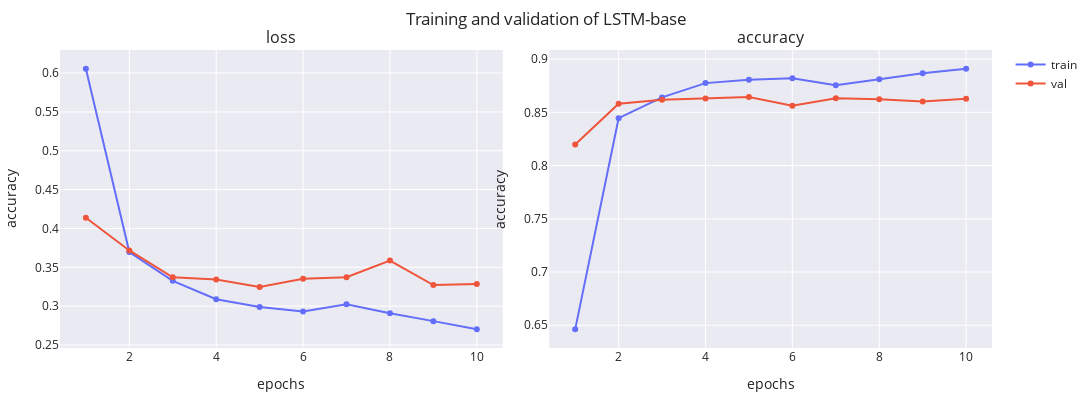

Notebook code cell kept with this figure:
### Markdown cell above
The [simple RNN cell](https://keras.io/api/layers/recurrent_layers/simple_rnn/) with $|\mathcal{V}|=1000$ achieves 83.81% of test accuracy and is capable of learning from 95% of the training data. It can be observed that the vocabulary size plays an important role in the performance of the model: when using a small vocabulary size (e.g. 200) the performance does not reach more than the 80% of the accuracy. By increasing its value up to $|\mathcal{V}| = 1000$ we see five-point improvement in the evaluation set.

Nevertheless it is also observed that this architecture is prone to overfitting when the parameter value increases. This phenomenon is likely due to the increased complexity and dimensionality of the input data, which can challenge the model's ability to generalize effectively.

 In the next cells we maintain $|\mathcal{V}|=1000$ and substitute the simple RNN by two different recurrent cells: the [LSTM](https://keras.io/api/layers/recurrent_layers/lstm/) ([Hochreiter et al., 1997](https://www.bioinf.jku.at/publications/older/2604.pdf)) and the [GRU](https://keras.io/api/layers/recurrent_layers/gru/) ([Chung et al., 2014](https://arxiv.org/abs/1412.3555)). In the original papers, authors claimed to improve the performance of the simple RNN with a better inner representation of the temporal data flow by the introduction of different gates modeled with different learnable weights.

### Code cell
lstm_model = AmazonReviewsModel(1000, 64, LSTM, name="LSTM-base")
_, fig = lstm_model.train(
    dataset, f"{MODEL_PATH}/{lstm_model.name}.weights.h5", **train_default
)
print(lstm_model.evaluate(dataset.X_test, dataset.y_test))
fig

### Figure 1 — Plotly figure (JSON) as saved in the notebook; plotly's stock layout.template omitted (floating-point values rounded to 4 significant figures)
{"data": [{"line": {"color": "#636EFA"}, "marker": {"color": "#636EFA"}, "mode": "lines+markers", "name": "train", "showlegend": true, "type": "scatter", "x": [1, 2, 3, 4, 5, 6, 7, 8, 9, 10], "xaxis": "x", "y": [0.6057, 0.3696, 0.3325, 0.3089, 0.299, 0.2932, 0.3023, 0.2908, 0.2807, 0.2701], "yaxis": "y"}, {"line": {"color": "#EF553B"}, "marker": {"color": "#EF553B"}, "mode": "lines+markers", "name": "val", "showlegend": true, "type": "scatter", "x": [1, 2, 3, 4, 5, 6, 7, 8, 9, 10], "xaxis": "x", "y": [0.4137, 0.3717, 0.3372, 0.3342, 0.3246, 0.3353, 0.3372, 0.3587, 0.3271, 0.3286], "yaxis": "y"}, {"line": {"color": "#636EFA"}, "marker": {"color": "#636EFA"}, "mode": "lines+markers", "name": "train", "showlegend": false, "type": "scatter", "x": [1, 2, 3, 4, 5, 6, 7, 8, 9, 10], "xaxis": "x2", "y": [0.6461, 0.8446, 0.8641, 0.8775, 0.8806, 0.8821, 0.8754, 0.8812, 0.8868, 0.8911], "yaxis": "y2"}, {"line": {"color": "#EF553B"}, "marker": {"color": "#EF553B"}, "mode": "lines+markers", "name": "val", "showlegend": false, "type": "scatter", "x": [1, 2, 3, 4, 5, 6, 7, 8, 9, 10], "xaxis": "x2", "y": [0.8198, 0.8582, 0.8618, 0.863, 0.8644, 0.8562, 0.8632, 0.8624, 0.8602, 0.8628], "yaxis": "y2"}], "layout": {"annotations": [{"font": {"size": 16}, "showarrow": false, "text": "loss", "x": 0.2375, "xanchor": "center", "xref": "paper", "y": 1, "yanchor": "bottom", "yref": "paper"}, {"font": {"size": 16}, "showarrow": false, "text": "accuracy", "x": 0.7625, "xanchor": "center", "xref": "paper", "y": 1, "yanchor": "bottom", "yref": "paper"}], "height": 400, "margin": {"b": 10, "l": 10, "r": 10, "t": 50}, "title": {"text": "Training and validation of LSTM-base"}, "width": 1200, "xaxis": {"anchor": "y", "domain": [0, 0.475], "title": {"text": "epochs"}}, "xaxis2": {"anchor": "y2", "domain": [0.525, 1], "title": {"text": "epochs"}}, "yaxis": {"anchor": "x", "domain": [0, 1], "title": {"text": "accuracy"}}, "yaxis2": {"anchor": "x2", "domain": [0, 1], "title": {"text": "accuracy"}}}}
